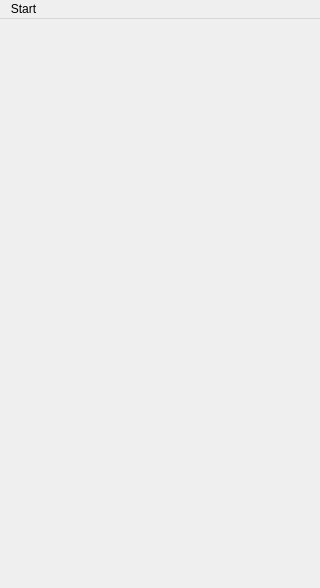
<?xml version="1.0" encoding="UTF-8"?>
<ui version="4.0">
 <class>MainScene</class>
 <widget class="QMainWindow" name="MainScene">
  <property name="geometry">
   <rect>
    <x>0</x>
    <y>0</y>
    <width>320</width>
    <height>588</height>
   </rect>
  </property>
  <property name="windowTitle">
   <string>MainScene</string>
  </property>
  <widget class="QWidget" name="centralwidget">
   <layout class="QVBoxLayout" name="verticalLayout"/>
  </widget>
  <widget class="QMenuBar" name="menubar">
   <property name="geometry">
    <rect>
     <x>0</x>
     <y>0</y>
     <width>320</width>
     <height>24</height>
    </rect>
   </property>
   <widget class="QMenu" name="menuStart">
    <property name="title">
     <string>Start</string>
    </property>
    <addaction name="actionQuit"/>
   </widget>
   <addaction name="menuStart"/>
  </widget>
  <action name="actionQuit">
   <property name="text">
    <string>Quit</string>
   </property>
  </action>
 </widget>
 <resources/>
 <connections/>
</ui>
